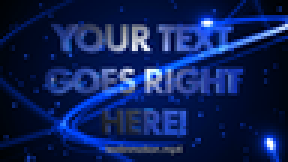
#> input picture ScreenCap/predict/Screenshot_0.png, 96 x 54 px (shown 3 times larger); its folder holds only this picture in this run
$ python createDataSet.py   (older library calls are emulated)
#> lines starting #> are read from the running program, lines starting #| are printed output that depends on the picture
###############################################################
#    Author : Remeshkumar K K
#    Date : 04/19/2018
#    Code snippet to create pixel dataset from set of images.
###############################################################

import os
from PIL import Image
import numpy
#directory = "train20X20"
directory = "train25X25"
directory = "predict"  # keep your images folder name here
image_extension = ".png"
datasetFilename = directory+".csv"
import pandas
import csv

def get_image(image_path):
    """Get a numpy array of an image so that one can access values[x][y]."""
#> called with image_path = 'predict/Screenshot_0.png'
    image = Image.open(image_path, 'r')
#> image is the input picture: PIL image 96x54 RGB; mean R, G, B 14.6, 32.9, 86.5
    image = image.convert("L")
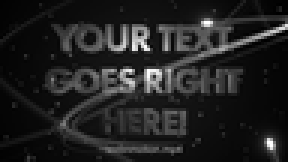
#> image: PIL image 96x54 L (shown 3 times larger); min 0, max 255, mean 33.5
    width, height = image.size
#> width = 96; height = 54
    pixel_values = list(image.getdata())
#> pixel_values = 5184 values, max 255 at index 740, min 0 at index 189, mean 33.52
    if image.mode == 'RGB':
        channels = 3
    elif image.mode == 'L':
        channels = 1
    else:
        print("Unknown mode: %s" % image.mode)
        return None
    pixel_values = numpy.array(pixel_values).reshape((width, height, channels))
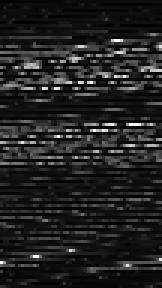
#> pixel_values: shape (96, 54, 1) int64 (shown 3 times larger); min 0, max 255, mean 33.5
    return pixel_values

def addToCSVFile(filewriter,list):
    filewriter.writerow(list)

def downSizeImage(path):
    foo = Image.open(path)
    foo = foo.resize((96,54),Image.ANTIALIAS)
    foo.save(path, quality=95)

def changeTrainImagesPixel():
    for subdir, dirs, files in os.walk(directory):
        for file in files:
            filepath = subdir + os.sep + file

            if filepath.endswith(image_extension):
                npArray = numpy.asarray(get_image(filepath))
                #print "========================================================================="
                #print filepath
                downSizeImage(filepath)
                #print "========================================================================="

def createDataSet():
    csvfile = open(datasetFilename, 'wb')
    flag = False
    filewriter = csv.writer(csvfile, delimiter=',', quotechar='|', quoting=csv.QUOTE_MINIMAL)
    for subdir, dirs, files in os.walk(directory):
        for file in files:
            filepath = subdir + os.sep + file

            if filepath.endswith(image_extension):
                npArray = numpy.asarray(get_image(filepath))
                #print "========================================================================="
                a = npArray.flatten()
#> a has the same summary as pixel_values in get_image
                label = file.split(".")[0]
                #print label.split("_")[0]
                image_class = label.split("_")[0]
                title_row =[]
                if flag == False :
                    pixelLen = len(a)
#> pixelLen = 5184
                    for i in range(pixelLen):
                        title_row.append("pixel"+str(i))
                    addToCSVFile(filewriter, ["label"] + title_row)
                    flag = True
                addToCSVFile(filewriter,[image_class]+list(a))
                #print "========================================================================="
    csvfile.close()

if __name__ == "__main__" :
    #changeTrainImagesPixel()  # to rescale images
#> (the run stopped early here; a loop or call above may not have finished)

$ run again, on ScreenCap/predict/Screenshot_3.png
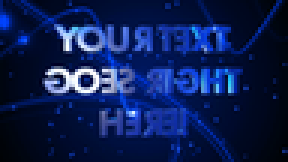
#> input picture ScreenCap/predict/Screenshot_3.png, 96 x 54 px (shown 3 times larger)
#> in get_image, image is the input picture: PIL image 96x54 RGB; mean R, G, B 12.6, 30.2, 81.9
#> in get_image, `image = image.convert("L")`:
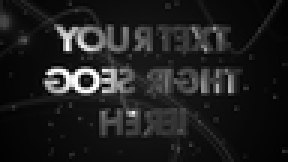
#> image: PIL image 96x54 L (shown 3 times larger); min 1, max 255, mean 30.8
#> in get_image, `pixel_values = list(image.getdata())`: pixel_values = 5184 values, max 255 at index 1462, min 1 at index 91, mean 30.85
#> in get_image, `pixel_values = numpy.array(pixel_values).reshape((width, height, chann..`:
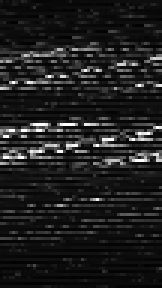
#> pixel_values: shape (96, 54, 1) int64 (shown 3 times larger); min 1, max 255, mean 30.8
#> a has the same summary as pixel_values in get_image
#> pixelLen = 5184

$ run again, on ScreenCap/predict/Screenshot_5.png
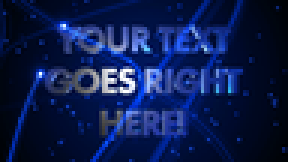
#> input picture ScreenCap/predict/Screenshot_5.png, 96 x 54 px (shown 3 times larger)
#> in get_image, image is the input picture: PIL image 96x54 RGB; mean R, G, B 13, 28.7, 77.2
#> in get_image, `image = image.convert("L")`:
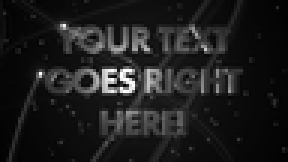
#> image: PIL image 96x54 L (shown 3 times larger); min 0, max 255, mean 29.5
#> in get_image, `pixel_values = list(image.getdata())`: pixel_values = 5184 values, max 255 at index 2245, min 0 at index 4702, mean 29.53
#> in get_image, `pixel_values = numpy.array(pixel_values).reshape((width, height, chann..`:
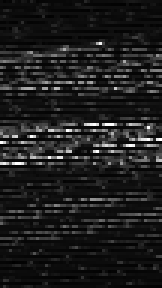
#> pixel_values: shape (96, 54, 1) int64 (shown 3 times larger); min 0, max 255, mean 29.5
#> a has the same summary as pixel_values in get_image
#> pixelLen = 5184

$ run again, on ScreenCap/predict/Screenshot_1.png
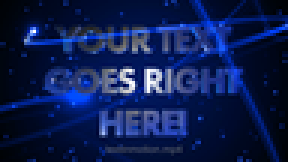
#> input picture ScreenCap/predict/Screenshot_1.png, 96 x 54 px (shown 3 times larger)
#> in get_image, image is the input picture: PIL image 96x54 RGB; mean R, G, B 13.1, 29.1, 78.9
#> in get_image, `image = image.convert("L")`:
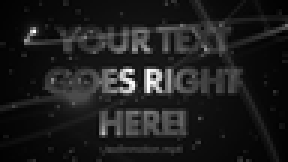
#> image: PIL image 96x54 L (shown 3 times larger); min 0, max 255, mean 30
#> in get_image, `pixel_values = list(image.getdata())`: pixel_values = 5184 values, max 255 at index 971, min 0 at index 1149, mean 29.98
#> in get_image, `pixel_values = numpy.array(pixel_values).reshape((width, height, chann..`:
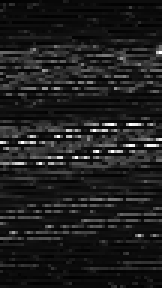
#> pixel_values: shape (96, 54, 1) int64 (shown 3 times larger); min 0, max 255, mean 30
#> a has the same summary as pixel_values in get_image
#> pixelLen = 5184
